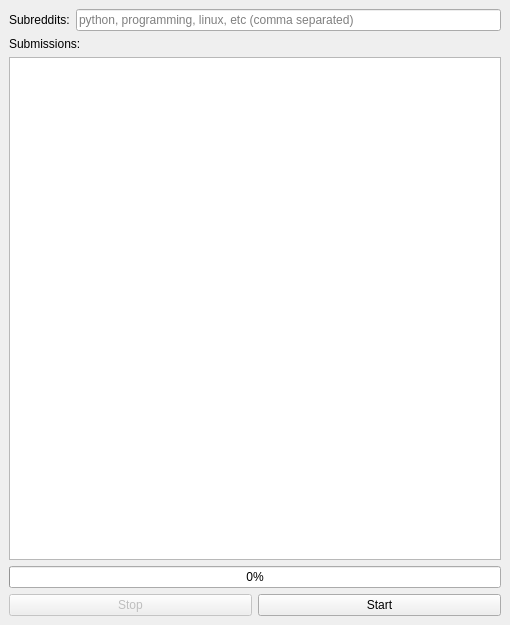
<?xml version="1.0" encoding="UTF-8"?>
<ui version="4.0">
 <class>MainWindow</class>
 <widget class="QMainWindow" name="MainWindow">
  <property name="geometry">
   <rect>
    <x>0</x>
    <y>0</y>
    <width>510</width>
    <height>625</height>
   </rect>
  </property>
  <property name="windowTitle">
   <string>Reddit App</string>
  </property>
  <widget class="QWidget" name="centralwidget">
   <layout class="QVBoxLayout" name="verticalLayout">
    <item>
     <layout class="QHBoxLayout" name="subreddits_input_layout">
      <item>
       <widget class="QLabel" name="label_subreddits">
        <property name="text">
         <string>Subreddits:</string>
        </property>
       </widget>
      </item>
      <item>
       <widget class="QLineEdit" name="edit_subreddits">
        <property name="text">
         <string/>
        </property>
        <property name="placeholderText">
         <string>python, programming, linux, etc (comma separated)</string>
        </property>
       </widget>
      </item>
     </layout>
    </item>
    <item>
     <widget class="QLabel" name="label_submissions_list">
      <property name="text">
       <string>Submissions:</string>
      </property>
     </widget>
    </item>
    <item>
     <widget class="QListWidget" name="list_submissions"/>
    </item>
    <item>
     <widget class="QProgressBar" name="progress_bar">
      <property name="value">
       <number>0</number>
      </property>
     </widget>
    </item>
    <item>
     <layout class="QHBoxLayout" name="buttons_layout">
      <item>
       <widget class="QPushButton" name="btn_stop">
        <property name="enabled">
         <bool>false</bool>
        </property>
        <property name="text">
         <string>Stop</string>
        </property>
       </widget>
      </item>
      <item>
       <widget class="QPushButton" name="btn_start">
        <property name="text">
         <string>Start</string>
        </property>
       </widget>
      </item>
     </layout>
    </item>
   </layout>
  </widget>
 </widget>
 <resources/>
 <connections/>
</ui>
